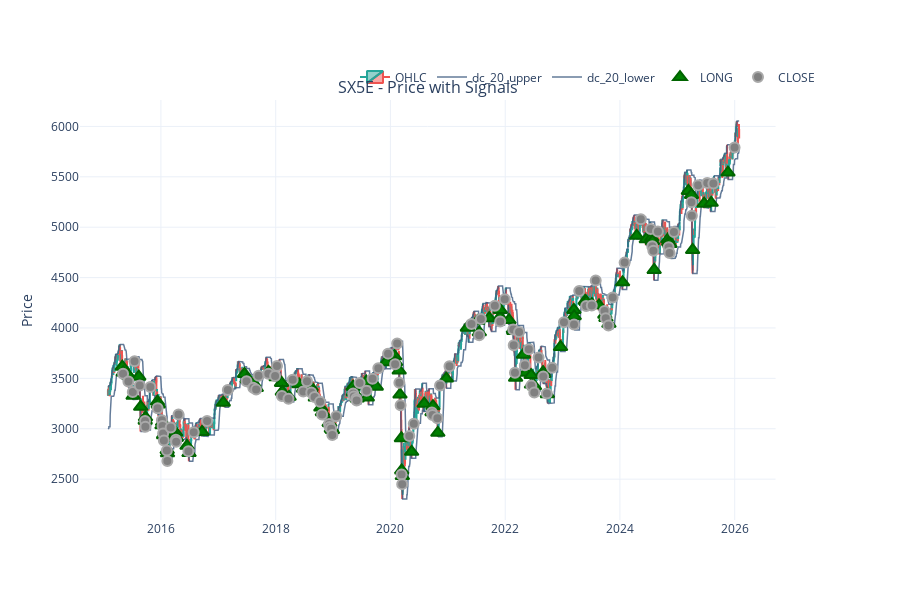

The cell this chart's notebook holds for it:
### Code cell
fig = analytics.plot_price_with_signals(
    'SX5E',
    plot_factors=['dc_20_upper', 'dc_20_lower'],
    chart_type='candlestick'  # Use candlestick chart instead of line chart
)
fig.show()
